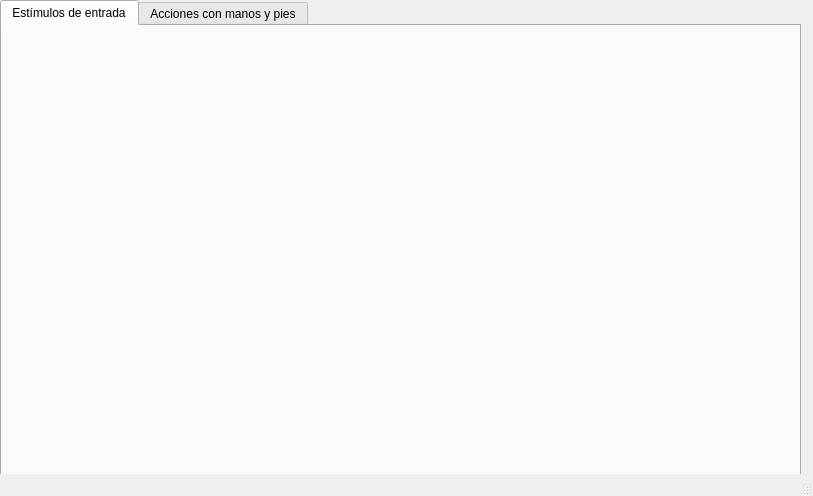
<?xml version="1.0" encoding="UTF-8"?>
<ui version="4.0">
 <class>MainWindow</class>
 <widget class="QMainWindow" name="MainWindow">
  <property name="geometry">
   <rect>
    <x>0</x>
    <y>0</y>
    <width>813</width>
    <height>496</height>
   </rect>
  </property>
  <property name="windowTitle">
   <string>TFG -Sofía Martínez Parada</string>
  </property>
  <widget class="QWidget" name="centralwidget">
   <widget class="QTabWidget" name="tabWidget">
    <property name="geometry">
     <rect>
      <x>0</x>
      <y>0</y>
      <width>801</width>
      <height>491</height>
     </rect>
    </property>
    <property name="currentIndex">
     <number>0</number>
    </property>
    <widget class="QWidget" name="Tab1">
     <attribute name="title">
      <string>Estímulos de entrada</string>
     </attribute>
     <widget class="QLabel" name="label">
      <property name="geometry">
       <rect>
        <x>10</x>
        <y>10</y>
        <width>771</width>
        <height>441</height>
       </rect>
      </property>
      <property name="text">
       <string/>
      </property>
      <property name="pixmap">
       <pixmap>../Info/estimulos.png</pixmap>
      </property>
      <property name="scaledContents">
       <bool>true</bool>
      </property>
     </widget>
    </widget>
    <widget class="QWidget" name="tab_2">
     <attribute name="title">
      <string>Acciones con manos y pies</string>
     </attribute>
     <widget class="QLabel" name="label_2">
      <property name="geometry">
       <rect>
        <x>4</x>
        <y>5</y>
        <width>791</width>
        <height>441</height>
       </rect>
      </property>
      <property name="text">
       <string/>
      </property>
      <property name="pixmap">
       <pixmap>../Info/acciones.png</pixmap>
      </property>
      <property name="scaledContents">
       <bool>true</bool>
      </property>
     </widget>
    </widget>
   </widget>
  </widget>
  <widget class="QStatusBar" name="statusbar"/>
 </widget>
 <resources/>
 <connections/>
</ui>
